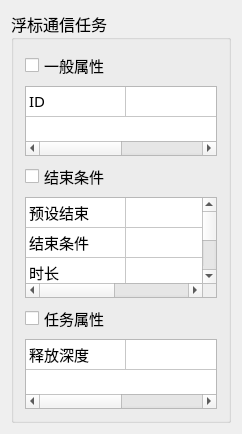
<?xml version="1.0" encoding="UTF-8"?>
<ui version="4.0">
 <class>BeaconCommunciationTaskEdiotorClass</class>
 <widget class="ITaskEditor" name="BeaconCommunciationTaskEdiotorClass">
  <property name="geometry">
   <rect>
    <x>0</x>
    <y>0</y>
    <width>242</width>
    <height>434</height>
   </rect>
  </property>
  <property name="windowTitle">
   <string>BeaconCommunciationTaskEdiotor</string>
  </property>
  <layout class="QVBoxLayout" name="verticalLayout_5">
   <item>
    <widget class="QGroupBox" name="groupBox">
     <property name="font">
      <font>
       <family>黑体</family>
       <pointsize>12</pointsize>
       <weight>50</weight>
       <bold>false</bold>
      </font>
     </property>
     <property name="title">
      <string>浮标通信任务</string>
     </property>
     <layout class="QVBoxLayout" name="verticalLayout_3" stretch="1,4,1">
      <item>
       <layout class="QVBoxLayout" name="verticalLayout">
        <item>
         <widget class="QCheckBox" name="checkBox">
          <property name="font">
           <font>
            <family>黑体</family>
            <pointsize>11</pointsize>
            <weight>50</weight>
            <bold>false</bold>
           </font>
          </property>
          <property name="text">
           <string>一般属性</string>
          </property>
         </widget>
        </item>
        <item>
         <widget class="QTableWidget" name="tb_beaconId">
          <property name="font">
           <font>
            <family>黑体</family>
            <pointsize>11</pointsize>
            <weight>50</weight>
            <bold>false</bold>
           </font>
          </property>
          <property name="autoScroll">
           <bool>false</bool>
          </property>
          <attribute name="horizontalHeaderVisible">
           <bool>false</bool>
          </attribute>
          <attribute name="verticalHeaderVisible">
           <bool>false</bool>
          </attribute>
          <row>
           <property name="text">
            <string>新建行</string>
           </property>
          </row>
          <column>
           <property name="text">
            <string>新建列</string>
           </property>
          </column>
          <column>
           <property name="text">
            <string>新建列</string>
           </property>
          </column>
          <item row="0" column="0">
           <property name="text">
            <string>ID</string>
           </property>
          </item>
         </widget>
        </item>
        <item>
         <spacer name="verticalSpacer">
          <property name="orientation">
           <enum>Qt::Vertical</enum>
          </property>
          <property name="sizeHint" stdset="0">
           <size>
            <width>20</width>
            <height>40</height>
           </size>
          </property>
         </spacer>
        </item>
       </layout>
      </item>
      <item>
       <layout class="QVBoxLayout" name="verticalLayout_2">
        <item>
         <widget class="QCheckBox" name="checkBox_2">
          <property name="font">
           <font>
            <family>黑体</family>
            <pointsize>11</pointsize>
            <weight>50</weight>
            <bold>false</bold>
           </font>
          </property>
          <property name="text">
           <string>结束条件</string>
          </property>
         </widget>
        </item>
        <item>
         <widget class="QTableWidget" name="tb_beaconEnding">
          <property name="font">
           <font>
            <family>黑体</family>
            <pointsize>11</pointsize>
            <weight>50</weight>
            <bold>false</bold>
           </font>
          </property>
          <attribute name="horizontalHeaderVisible">
           <bool>false</bool>
          </attribute>
          <attribute name="verticalHeaderVisible">
           <bool>false</bool>
          </attribute>
          <row>
           <property name="text">
            <string>新建行</string>
           </property>
          </row>
          <row>
           <property name="text">
            <string>新建行</string>
           </property>
          </row>
          <row>
           <property name="text">
            <string>新建行</string>
           </property>
          </row>
          <row>
           <property name="text">
            <string>新建行</string>
           </property>
          </row>
          <column>
           <property name="text">
            <string>新建列</string>
           </property>
          </column>
          <column>
           <property name="text">
            <string>新建列</string>
           </property>
          </column>
          <item row="0" column="0">
           <property name="text">
            <string>预设结束</string>
           </property>
          </item>
          <item row="1" column="0">
           <property name="text">
            <string>结束条件</string>
           </property>
          </item>
          <item row="2" column="0">
           <property name="text">
            <string>时长</string>
           </property>
          </item>
          <item row="3" column="0">
           <property name="text">
            <string>时刻</string>
           </property>
          </item>
         </widget>
        </item>
       </layout>
      </item>
      <item>
       <layout class="QVBoxLayout" name="verticalLayout_4">
        <item>
         <widget class="QCheckBox" name="checkBox_3">
          <property name="font">
           <font>
            <family>黑体</family>
            <pointsize>11</pointsize>
            <weight>50</weight>
            <bold>false</bold>
           </font>
          </property>
          <property name="text">
           <string>任务属性</string>
          </property>
         </widget>
        </item>
        <item>
         <widget class="QTableWidget" name="tb_beaconProperty">
          <property name="font">
           <font>
            <family>黑体</family>
            <pointsize>11</pointsize>
            <weight>50</weight>
            <bold>false</bold>
           </font>
          </property>
          <property name="autoScroll">
           <bool>false</bool>
          </property>
          <attribute name="horizontalHeaderVisible">
           <bool>false</bool>
          </attribute>
          <attribute name="verticalHeaderVisible">
           <bool>false</bool>
          </attribute>
          <row>
           <property name="text">
            <string>新建行</string>
           </property>
          </row>
          <column>
           <property name="text">
            <string>新建列</string>
           </property>
          </column>
          <column>
           <property name="text">
            <string>新建列</string>
           </property>
          </column>
          <item row="0" column="0">
           <property name="text">
            <string>释放深度</string>
           </property>
          </item>
         </widget>
        </item>
       </layout>
      </item>
     </layout>
    </widget>
   </item>
  </layout>
 </widget>
 <layoutdefault spacing="6" margin="11"/>
 <customwidgets>
  <customwidget>
   <class>ITaskEditor</class>
   <extends>QWidget</extends>
   <header>itaskeditor.h</header>
   <container>1</container>
  </customwidget>
 </customwidgets>
 <resources/>
 <connections/>
</ui>
